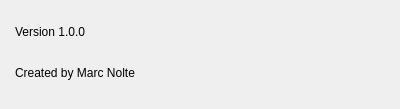
<?xml version="1.0" encoding="UTF-8"?>
<ui version="4.0">
 <class>AboutDialog</class>
 <widget class="QDialog" name="AboutDialog">
  <property name="geometry">
   <rect>
    <x>0</x>
    <y>0</y>
    <width>400</width>
    <height>109</height>
   </rect>
  </property>
  <property name="windowTitle">
   <string>About ComputerVision</string>
  </property>
  <property name="modal">
   <bool>false</bool>
  </property>
  <widget class="QWidget" name="gridLayoutWidget">
   <property name="geometry">
    <rect>
     <x>15</x>
     <y>14</y>
     <width>366</width>
     <height>76</height>
    </rect>
   </property>
   <layout class="QGridLayout" name="gridLayout">
    <item row="0" column="0">
     <widget class="QLabel" name="labelVersion">
      <property name="text">
       <string>Version 1.0.0</string>
      </property>
     </widget>
    </item>
    <item row="1" column="0">
     <widget class="QLabel" name="labelAuthor">
      <property name="text">
       <string>Created by Marc Nolte</string>
      </property>
     </widget>
    </item>
   </layout>
  </widget>
  <zorder>gridLayoutWidget</zorder>
  <zorder>labelVersion</zorder>
 </widget>
 <resources/>
 <connections/>
</ui>
